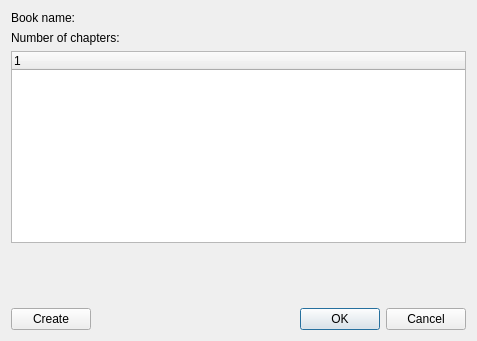
<?xml version="1.0" encoding="UTF-8"?>
<ui version="4.0">
 <class>ContentsBook</class>
 <widget class="QDialog" name="ContentsBook">
  <property name="geometry">
   <rect>
    <x>0</x>
    <y>0</y>
    <width>477</width>
    <height>341</height>
   </rect>
  </property>
  <property name="windowTitle">
   <string>Create contents</string>
  </property>
  <layout class="QGridLayout" name="gridLayout_3">
   <item row="0" column="0">
    <layout class="QGridLayout" name="gridLayout_2">
     <item row="0" column="0" colspan="2">
      <layout class="QGridLayout" name="gridLayout">
       <item row="0" column="0">
        <widget class="QLabel" name="lBookName">
         <property name="text">
          <string>Book name:</string>
         </property>
        </widget>
       </item>
       <item row="0" column="1">
        <widget class="QLabel" name="sBookNameEdit">
         <property name="text">
          <string/>
         </property>
        </widget>
       </item>
       <item row="1" column="0">
        <widget class="QLabel" name="lChapters">
         <property name="text">
          <string>Number of chapters:</string>
         </property>
        </widget>
       </item>
       <item row="1" column="1">
        <widget class="QLabel" name="sChaptersEdit">
         <property name="text">
          <string/>
         </property>
        </widget>
       </item>
      </layout>
     </item>
     <item row="1" column="0" colspan="2">
      <widget class="QTreeWidget" name="treeW">
       <column>
        <property name="text">
         <string notr="true">1</string>
        </property>
       </column>
      </widget>
     </item>
     <item row="2" column="1">
      <spacer name="verticalSpacer">
       <property name="orientation">
        <enum>Qt::Vertical</enum>
       </property>
       <property name="sizeHint" stdset="0">
        <size>
         <width>20</width>
         <height>17</height>
        </size>
       </property>
      </spacer>
     </item>
     <item row="3" column="0">
      <widget class="QPushButton" name="pBCreateContents">
       <property name="text">
        <string>Create</string>
       </property>
      </widget>
     </item>
     <item row="3" column="1">
      <widget class="QDialogButtonBox" name="buttonBox">
       <property name="orientation">
        <enum>Qt::Horizontal</enum>
       </property>
       <property name="standardButtons">
        <set>QDialogButtonBox::Cancel|QDialogButtonBox::Ok</set>
       </property>
      </widget>
     </item>
    </layout>
   </item>
  </layout>
 </widget>
 <resources/>
 <connections>
  <connection>
   <sender>buttonBox</sender>
   <signal>accepted()</signal>
   <receiver>ContentsBook</receiver>
   <slot>accept()</slot>
   <hints>
    <hint type="sourcelabel">
     <x>248</x>
     <y>254</y>
    </hint>
    <hint type="destinationlabel">
     <x>157</x>
     <y>274</y>
    </hint>
   </hints>
  </connection>
  <connection>
   <sender>buttonBox</sender>
   <signal>rejected()</signal>
   <receiver>ContentsBook</receiver>
   <slot>reject()</slot>
   <hints>
    <hint type="sourcelabel">
     <x>316</x>
     <y>260</y>
    </hint>
    <hint type="destinationlabel">
     <x>286</x>
     <y>274</y>
    </hint>
   </hints>
  </connection>
 </connections>
</ui>
